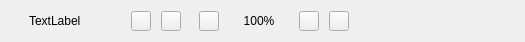
<?xml version="1.0" encoding="UTF-8"?>
<ui version="4.0">
 <class>ViewToolBar</class>
 <widget class="QWidget" name="ViewToolBar">
  <property name="geometry">
   <rect>
    <x>0</x>
    <y>0</y>
    <width>525</width>
    <height>42</height>
   </rect>
  </property>
  <property name="maximumSize">
   <size>
    <width>16777215</width>
    <height>42</height>
   </size>
  </property>
  <property name="windowTitle">
   <string>Form</string>
  </property>
  <layout class="QHBoxLayout" name="horizontalLayout_2">
   <property name="spacing">
    <number>0</number>
   </property>
   <property name="leftMargin">
    <number>0</number>
   </property>
   <property name="topMargin">
    <number>0</number>
   </property>
   <property name="rightMargin">
    <number>0</number>
   </property>
   <property name="bottomMargin">
    <number>0</number>
   </property>
   <item>
    <widget class="QWidget" name="view_tool_bar" native="true">
     <layout class="QHBoxLayout" name="horizontalLayout">
      <property name="spacing">
       <number>0</number>
      </property>
      <property name="leftMargin">
       <number>2</number>
      </property>
      <property name="topMargin">
       <number>2</number>
      </property>
      <property name="rightMargin">
       <number>2</number>
      </property>
      <property name="bottomMargin">
       <number>2</number>
      </property>
      <item>
       <widget class="QWidget" name="tool_group1_widget" native="true">
        <property name="minimumSize">
         <size>
          <width>120</width>
          <height>0</height>
         </size>
        </property>
        <layout class="QHBoxLayout" name="horizontalLayout_3">
         <property name="spacing">
          <number>10</number>
         </property>
         <property name="topMargin">
          <number>2</number>
         </property>
         <property name="bottomMargin">
          <number>2</number>
         </property>
         <item>
          <widget class="QLabel" name="camera_status_lab">
           <property name="enabled">
            <bool>true</bool>
           </property>
           <property name="maximumSize">
            <size>
             <width>8</width>
             <height>8</height>
            </size>
           </property>
           <property name="text">
            <string/>
           </property>
           <property name="alignment">
            <set>Qt::AlignCenter</set>
           </property>
          </widget>
         </item>
         <item>
          <widget class="QLabel" name="view_name_lab">
           <property name="text">
            <string notr="true">TextLabel</string>
           </property>
          </widget>
         </item>
        </layout>
       </widget>
      </item>
      <item>
       <widget class="QWidget" name="tool_group2_widget" native="true">
        <layout class="QHBoxLayout" name="horizontalLayout_5">
         <property name="spacing">
          <number>10</number>
         </property>
         <item>
          <widget class="QPushButton" name="device_btn">
           <property name="sizePolicy">
            <sizepolicy hsizetype="Preferred" vsizetype="Preferred">
             <horstretch>0</horstretch>
             <verstretch>0</verstretch>
            </sizepolicy>
           </property>
           <property name="maximumSize">
            <size>
             <width>20</width>
             <height>20</height>
            </size>
           </property>
           <property name="cursor">
            <cursorShape>PointingHandCursor</cursorShape>
           </property>
           <property name="text">
            <string/>
           </property>
           <property name="iconSize">
            <size>
             <width>20</width>
             <height>20</height>
            </size>
           </property>
           <property name="checkable">
            <bool>true</bool>
           </property>
          </widget>
         </item>
         <item>
          <widget class="QToolButton" name="image_dispaly_btn">
           <property name="sizePolicy">
            <sizepolicy hsizetype="Preferred" vsizetype="Preferred">
             <horstretch>0</horstretch>
             <verstretch>0</verstretch>
            </sizepolicy>
           </property>
           <property name="maximumSize">
            <size>
             <width>20</width>
             <height>20</height>
            </size>
           </property>
           <property name="cursor">
            <cursorShape>PointingHandCursor</cursorShape>
           </property>
           <property name="toolTip">
            <string>AI Results</string>
           </property>
           <property name="text">
            <string/>
           </property>
           <property name="iconSize">
            <size>
             <width>20</width>
             <height>20</height>
            </size>
           </property>
           <property name="checkable">
            <bool>true</bool>
           </property>
           <property name="checked">
            <bool>false</bool>
           </property>
          </widget>
         </item>
        </layout>
       </widget>
      </item>
      <item>
       <widget class="QWidget" name="tool_group3_widget" native="true">
        <layout class="QHBoxLayout" name="horizontalLayout_6">
         <property name="spacing">
          <number>10</number>
         </property>
         <item>
          <widget class="QPushButton" name="zoomout_btn">
           <property name="sizePolicy">
            <sizepolicy hsizetype="Preferred" vsizetype="Preferred">
             <horstretch>0</horstretch>
             <verstretch>0</verstretch>
            </sizepolicy>
           </property>
           <property name="maximumSize">
            <size>
             <width>20</width>
             <height>20</height>
            </size>
           </property>
           <property name="cursor">
            <cursorShape>PointingHandCursor</cursorShape>
           </property>
           <property name="toolTip">
            <string>Zoom Out (Scroll Down)</string>
           </property>
           <property name="text">
            <string/>
           </property>
           <property name="iconSize">
            <size>
             <width>20</width>
             <height>20</height>
            </size>
           </property>
          </widget>
         </item>
         <item>
          <widget class="QLabel" name="scale_factor_lab">
           <property name="minimumSize">
            <size>
             <width>60</width>
             <height>20</height>
            </size>
           </property>
           <property name="text">
            <string>100%</string>
           </property>
           <property name="alignment">
            <set>Qt::AlignCenter</set>
           </property>
          </widget>
         </item>
         <item>
          <widget class="QPushButton" name="zoomin_btn">
           <property name="sizePolicy">
            <sizepolicy hsizetype="Preferred" vsizetype="Preferred">
             <horstretch>0</horstretch>
             <verstretch>0</verstretch>
            </sizepolicy>
           </property>
           <property name="maximumSize">
            <size>
             <width>20</width>
             <height>20</height>
            </size>
           </property>
           <property name="cursor">
            <cursorShape>PointingHandCursor</cursorShape>
           </property>
           <property name="toolTip">
            <string>Zoom In (Scroll Up)</string>
           </property>
           <property name="text">
            <string/>
           </property>
           <property name="iconSize">
            <size>
             <width>20</width>
             <height>20</height>
            </size>
           </property>
          </widget>
         </item>
         <item>
          <widget class="QPushButton" name="revert_btn">
           <property name="sizePolicy">
            <sizepolicy hsizetype="Preferred" vsizetype="Preferred">
             <horstretch>0</horstretch>
             <verstretch>0</verstretch>
            </sizepolicy>
           </property>
           <property name="maximumSize">
            <size>
             <width>20</width>
             <height>20</height>
            </size>
           </property>
           <property name="cursor">
            <cursorShape>PointingHandCursor</cursorShape>
           </property>
           <property name="toolTip">
            <string>Actual Size (Ctrl+0)</string>
           </property>
           <property name="text">
            <string/>
           </property>
           <property name="iconSize">
            <size>
             <width>20</width>
             <height>20</height>
            </size>
           </property>
          </widget>
         </item>
        </layout>
       </widget>
      </item>
      <item>
       <spacer name="horizontalSpacer">
        <property name="orientation">
         <enum>Qt::Horizontal</enum>
        </property>
        <property name="sizeHint" stdset="0">
         <size>
          <width>162</width>
          <height>13</height>
         </size>
        </property>
       </spacer>
      </item>
     </layout>
    </widget>
   </item>
  </layout>
 </widget>
 <resources/>
 <connections/>
</ui>
